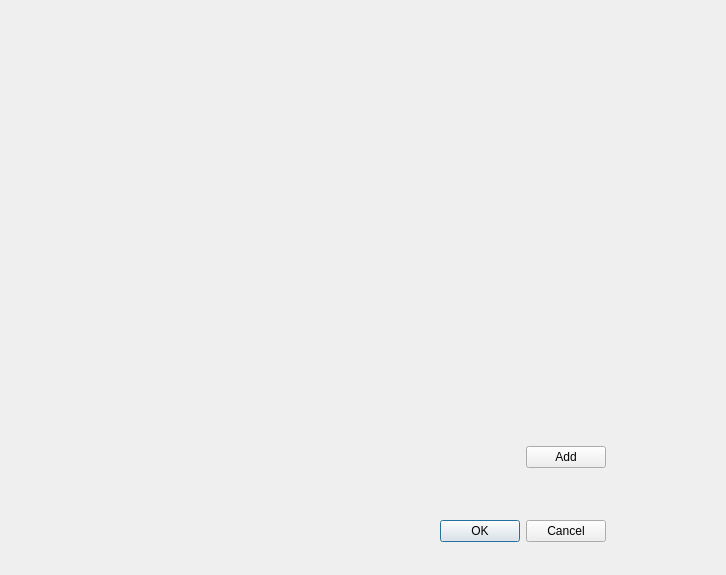
<?xml version="1.0" encoding="UTF-8"?>
<ui version="4.0">
 <class>MainWindow</class>
 <widget class="QMainWindow" name="MainWindow">
  <property name="geometry">
   <rect>
    <x>0</x>
    <y>0</y>
    <width>726</width>
    <height>575</height>
   </rect>
  </property>
  <property name="windowTitle">
   <string>MainWindow</string>
  </property>
  <widget class="QWidget" name="centralwidget">
   <widget class="QWidget" name="">
    <property name="geometry">
     <rect>
      <x>390</x>
      <y>440</y>
      <width>216</width>
      <height>108</height>
     </rect>
    </property>
    <layout class="QVBoxLayout" name="verticalLayout">
     <item>
      <layout class="QHBoxLayout" name="horizontalLayout_2">
       <item>
        <spacer name="horizontalSpacer_2">
         <property name="orientation">
          <enum>Qt::Horizontal</enum>
         </property>
         <property name="sizeHint" stdset="0">
          <size>
           <width>40</width>
           <height>20</height>
          </size>
         </property>
        </spacer>
       </item>
       <item>
        <widget class="QPushButton" name="pushButton">
         <property name="text">
          <string>Add</string>
         </property>
        </widget>
       </item>
      </layout>
     </item>
     <item>
      <spacer name="verticalSpacer">
       <property name="orientation">
        <enum>Qt::Vertical</enum>
       </property>
       <property name="sizeType">
        <enum>QSizePolicy::Minimum</enum>
       </property>
       <property name="sizeHint" stdset="0">
        <size>
         <width>20</width>
         <height>40</height>
        </size>
       </property>
      </spacer>
     </item>
     <item>
      <layout class="QHBoxLayout" name="horizontalLayout">
       <item>
        <spacer name="horizontalSpacer">
         <property name="orientation">
          <enum>Qt::Horizontal</enum>
         </property>
         <property name="sizeHint" stdset="0">
          <size>
           <width>40</width>
           <height>20</height>
          </size>
         </property>
        </spacer>
       </item>
       <item>
        <widget class="QDialogButtonBox" name="buttonBox">
         <property name="standardButtons">
          <set>QDialogButtonBox::Cancel|QDialogButtonBox::Ok</set>
         </property>
        </widget>
       </item>
      </layout>
     </item>
    </layout>
   </widget>
  </widget>
 </widget>
 <resources/>
 <connections/>
</ui>
